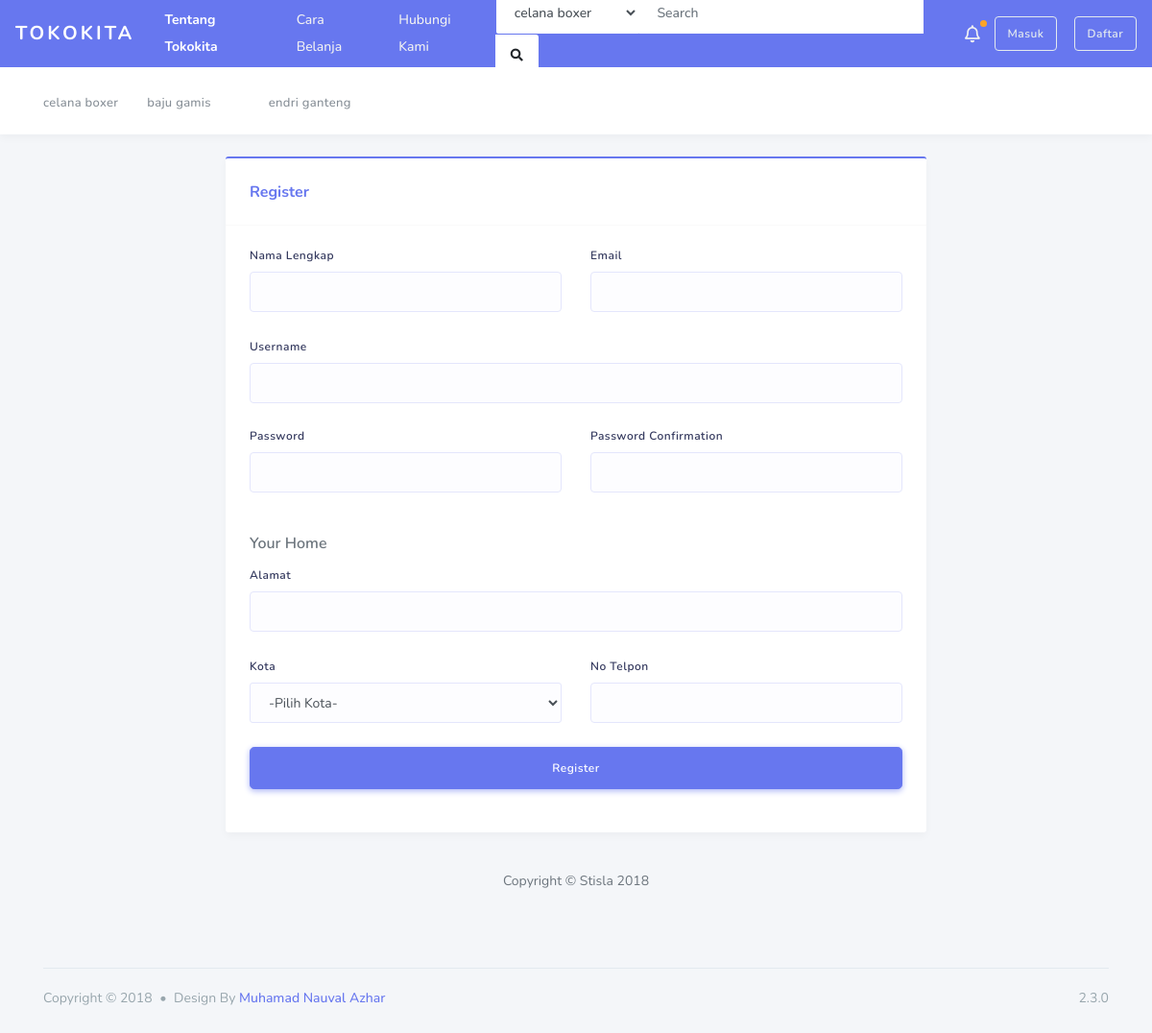
Page /index.php/home/register on the committed database.
### tables this page shows
CREATE TABLE `tbl_kategori` (
  `idKat` int(5) NOT NULL,
  `namaKat` varchar(30) NOT NULL
);

### application/libraries/Template.php (called while the page is built)
<?php if ( ! defined('BASEPATH')) exit('No direct script access allowed');
class Template {
		var $template_data = array();
		function set($name, $value)
		{
			$this->template_data[$name] = $value;
		}
		function load($template = '', $view = '' , $view_data = array(), $return = FALSE)
		{
			$this->CI =& get_instance();
			$this->set('contents', $this->CI->load->view($view, $view_data, TRUE));
			return $this->CI->load->view($template, $this->template_data, $return);
		}
}

### application/controllers/Home.php (called while the page is built, shortened)
<?php
class home extends CI_Controller
{
    public function register()
    {
        $data['kota'] = $this->Mfrontend->get_all_kota()->result();
        $data['kategori'] = $this->Mfrontend->get_all_kategori()->result();
        $this->template->load('layout_frontend', 'frontend/register', $data);
    }
}

### index.php (called while the page is built, shortened)
<?php
require_once BASEPATH.'core/CodeIgniter.php';

### application/models/Mfrontend.php (called while the page is built, shortened)
<?php
class Mfrontend extends CI_Model
{
    public function get_all_kategori()
    {
        return $this->db->get('tbl_kategori');
    }
}

### application/views/frontend/register.php (the view, shortened to what this page needs)
<div class="main-content">
    <section class="section">
        <div class="row">
            <div class="col-12 col-sm-10 offset-sm-1 col-md-8 offset-md-2 col-lg-8 offset-lg-2 col-xl-8 offset-xl-2">
                <div class="card card-primary">
                    <div class="card-header">
                        <h4>Register</h4>
                    </div>
                    <div class="card-body">
                        <form method="POST" action="<?= site_url('home/act_reg'); ?>" >
                            <div class="row">
                                <div class="form-group col-6">
                                    <label for="first_name">Nama Lengkap</label>
                                    <input id="first_name" type="text" class="form-control" name="namaKonsumen" required autofocus>
                                </div>
                                <div class="form-group col-6">
                                    <label for="last_name">Email</label>
                                    <input id="last_name" type="email" class="form-control" name="email" required>
                                </div>
                            </div>
                            <div class="form-group">
                                <label for="email">Username</label>
                                <input id="email" type="text" class="form-control" name="username" required>
                            </div>
                            <div class="row">
                                <div class="form-group col-6">
                                    <label for="password" class="d-block">Password</label>
                                    <input id="password" type="password" class="form-control pwstrength" data-indicator="pwindicator" name="password" required>
                                    <div id="pwindicator" class="pwindicator">
                                        <div class="bar"></div>
                                    </div>
                                </div>
                                <div class="form-group col-6">
                                    <label for="password2" class="d-block">Password Confirmation</label>
                                    <input id="password2" type="password" class="form-control" name="password_confirm" required>
                                </div>
                            </div>
                            <div class="form-divider">
                                Your Home
                            </div>
                            <div class="row">
                                <div class="form-group col-12">
                                    <label for="email">Alamat</label>
                                    <input id="email" type="text" class="form-control" name="alamat" required>
                                </div>
                                <div class="form-group col-6">
                                    <label>Kota</label>
                                    <select class="form-control selectric" name="idKota">
                                    <option value="0">-Pilih Kota-</option>
                                    </select>
                                </div>
                                <div class="form-group col-6">
                                    <label>No Telpon</label>
                                    <input type="text" class="form-control" name="tlpn">
                                </div>
                            </div>
                            <div class="form-group">
                                <button type="submit" class="btn btn-primary btn-lg btn-block">
                                    Register
                                </button>
                            </div>
                        </form>
                    </div>
                </div>
                <div class="simple-footer">
                    Copyright &copy; Stisla 2018
                </div>
            </div>
        </div>
    </section>
</div>

### application/views/layout_frontend.php (shortened to what this page needs)
<!DOCTYPE html>
<html lang="en">
<head>
    <link rel="stylesheet" href="https://stackpath.bootstrapcdn.com/bootstrap/4.3.1/css/bootstrap.min.css">
    <link rel="stylesheet" href="https://use.fontawesome.com/releases/v5.7.2/css/all.css">
    <link rel="stylesheet" href="<?php echo base_url('assets/admin/assets/css/style.css'); ?>">
    <link rel="stylesheet" href="<?php echo base_url('assets/admin/assets/css/components.css'); ?>">
</head>
<body class="layout-3">
    <div id="app">
        <div class="main-wrapper container">
            <div class="navbar-bg"></div>
            <nav class="navbar navbar-expand-lg main-navbar">
                <a href="<?= site_url('home'); ?>" class="navbar-brand sidebar-gone-hide">Tokokita</a>
                <div class="nav-collapse">
                    <ul class="navbar-nav">
                        <li class="nav-item active"><a href="#" class="nav-link">Tentang Tokokita</a></li>
                        <li class="nav-item"><a href="#" class="nav-link">Cara Belanja</a></li>
                        <li class="nav-item"><a href="#" class="nav-link">Hubungi Kami</a></li>
                    </ul>
                </div>
                <form class="form-inline ml-auto">
                    <div class="search-element">
                        <select data-width="150" class="form-control">
                            <?php foreach ($kategori as $val) { ?>
                                <option class="form-control"><?= $val->namaKat; ?></option>
                            <?php } ?>
                        </select>
                        <input class="form-control" type="search" placeholder="Search" aria-label="Search" data-width="300">
                        <button class="btn" type="submit"><i class="fas fa-search"></i></button>
                    </div>
                </form>
                <ul class="navbar-nav navbar-right">
                    <li class="dropdown dropdown-list-toggle"><a href="#" data-toggle="dropdown" class="nav-link notification-toggle nav-link-lg beep"><i class="far fa-bell"></i></a>
                    </li>
                </ul>
                <?php if (!empty($this->session->userdata('id'))) { ?>
                    <a href="<?= site_url('home/member'); ?>" class="btn btn-outline-light">Menu Member</a>&nbsp; &nbsp; &nbsp;
                    <a href="<?= site_url('home/logout'); ?>" class="btn btn-outline-light">Logout</a>
                <?php } else { ?>
                    <a href="<?= site_url('home/login'); ?>" class="btn btn-outline-light">Masuk</a>
                    <a href="<?= site_url('home/register'); ?>" class="btn btn-outline-light">Daftar</a>
                <?php } ?>
            </nav>
            <nav class="navbar navbar-secondary navbar-expand-lg">
                <div class="container">
                    <ul class="navbar-nav">
                        <?php foreach ($kategori as $val) { ?>
                            <li class="nav-item">
                                <a href="#" class="nav-link"><span><?= $val->namaKat; ?></span></a>
                            </li>
                        <?php } ?>
                    </ul>
                </div>
            </nav>
            <?= $contents ?>
            <footer class="main-footer">
                <div class="footer-left">
                    Copyright &copy; 2018 <div class="bullet"></div> Design By <a href="https://nauval.in/">Muhamad Nauval Azhar</a>
                </div>
                <div class="footer-right">
                    2.3.0
                </div>
            </footer>
        </div>
    </div>
</body>
</html>

### rows in the picture
tbl_kategori: namaKat "celana boxer"
tbl_kategori: namaKat "baju gamis"
tbl_kategori: namaKat "endri ganteng"

### other values in the picture
form field value "celana boxer"
